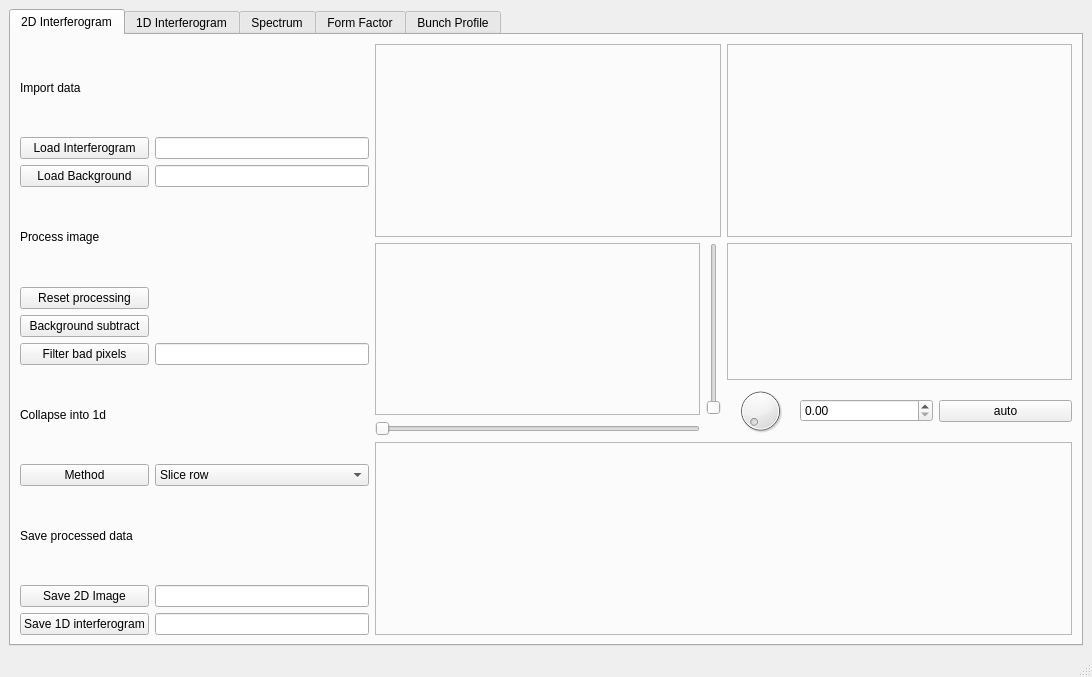
<?xml version="1.0" encoding="UTF-8"?>
<ui version="4.0">
 <class>MainWindow</class>
 <widget class="QMainWindow" name="MainWindow">
  <property name="geometry">
   <rect>
    <x>0</x>
    <y>0</y>
    <width>1092</width>
    <height>677</height>
   </rect>
  </property>
  <property name="windowTitle">
   <string>MainWindow</string>
  </property>
  <widget class="QWidget" name="centralwidget">
   <layout class="QGridLayout" name="gridLayout">
    <item row="0" column="0">
     <widget class="QTabWidget" name="tabs">
      <property name="autoFillBackground">
       <bool>false</bool>
      </property>
      <property name="currentIndex">
       <number>0</number>
      </property>
      <widget class="QWidget" name="tab_2d">
       <attribute name="title">
        <string>2D Interferogram</string>
       </attribute>
       <layout class="QHBoxLayout" name="horizontalLayout" stretch="1,2">
        <item>
         <layout class="QGridLayout" name="grid_2d_info">
          <item row="11" column="1">
           <widget class="QLineEdit" name="lineedit_2d_savefringes"/>
          </item>
          <item row="11" column="0">
           <widget class="QPushButton" name="button_2d_savefringes">
            <property name="text">
             <string>Save 1D interferogram</string>
            </property>
           </widget>
          </item>
          <item row="10" column="0">
           <widget class="QPushButton" name="button_2d_saveimage">
            <property name="text">
             <string>Save 2D Image</string>
            </property>
           </widget>
          </item>
          <item row="10" column="1">
           <widget class="QLineEdit" name="lineedit_2d_saveimage"/>
          </item>
          <item row="1" column="0">
           <widget class="QPushButton" name="button_2d_loadimage">
            <property name="text">
             <string>Load Interferogram</string>
            </property>
           </widget>
          </item>
          <item row="2" column="1">
           <widget class="QLineEdit" name="lineedit_2d_loadbg"/>
          </item>
          <item row="0" column="0" colspan="2">
           <widget class="QLabel" name="label_2d_load">
            <property name="text">
             <string>Import data</string>
            </property>
           </widget>
          </item>
          <item row="8" column="1">
           <widget class="QComboBox" name="combo_2d_average">
            <item>
             <property name="text">
              <string>Slice row</string>
             </property>
            </item>
            <item>
             <property name="text">
              <string>Slice column</string>
             </property>
            </item>
            <item>
             <property name="text">
              <string>Average rows</string>
             </property>
            </item>
            <item>
             <property name="text">
              <string>Average columns</string>
             </property>
            </item>
            <item>
             <property name="text">
              <string>Filter by angle (experimental)</string>
             </property>
            </item>
           </widget>
          </item>
          <item row="7" column="0" colspan="2">
           <widget class="QLabel" name="label_2d_progress">
            <property name="text">
             <string>Collapse into 1d</string>
            </property>
           </widget>
          </item>
          <item row="9" column="0" colspan="2">
           <widget class="QLabel" name="label_2d_save">
            <property name="text">
             <string>Save processed data</string>
            </property>
           </widget>
          </item>
          <item row="4" column="0">
           <widget class="QPushButton" name="button_2d_reset">
            <property name="text">
             <string>Reset processing</string>
            </property>
           </widget>
          </item>
          <item row="8" column="0">
           <widget class="QPushButton" name="button_2d_average">
            <property name="text">
             <string>Method</string>
            </property>
           </widget>
          </item>
          <item row="5" column="0">
           <widget class="QPushButton" name="button_2d_bgsub">
            <property name="text">
             <string>Background subtract</string>
            </property>
           </widget>
          </item>
          <item row="1" column="1">
           <widget class="QLineEdit" name="lineedit_2d_loadimage"/>
          </item>
          <item row="3" column="0" colspan="2">
           <widget class="QLabel" name="label_2d_process">
            <property name="text">
             <string>Process image</string>
            </property>
           </widget>
          </item>
          <item row="6" column="0">
           <widget class="QPushButton" name="button_2d_badfilter">
            <property name="text">
             <string>Filter bad pixels</string>
            </property>
           </widget>
          </item>
          <item row="2" column="0">
           <widget class="QPushButton" name="button_2d_loadbg">
            <property name="text">
             <string>Load Background</string>
            </property>
           </widget>
          </item>
          <item row="6" column="1">
           <widget class="QLineEdit" name="lineedit_2d_badfilter"/>
          </item>
         </layout>
        </item>
        <item>
         <layout class="QGridLayout" name="grid_2d_graphs" rowstretch="1,1,1">
          <item row="0" column="0">
           <widget class="QFrame" name="frame_2d_image">
            <property name="frameShape">
             <enum>QFrame::StyledPanel</enum>
            </property>
            <property name="frameShadow">
             <enum>QFrame::Raised</enum>
            </property>
           </widget>
          </item>
          <item row="0" column="1">
           <widget class="QFrame" name="frame_2d_bg">
            <property name="frameShape">
             <enum>QFrame::StyledPanel</enum>
            </property>
            <property name="frameShadow">
             <enum>QFrame::Raised</enum>
            </property>
           </widget>
          </item>
          <item row="1" column="0">
           <layout class="QGridLayout" name="grid_2d_processed">
            <item row="0" column="0">
             <widget class="QFrame" name="frame_2d_processed">
              <property name="frameShape">
               <enum>QFrame::StyledPanel</enum>
              </property>
              <property name="frameShadow">
               <enum>QFrame::Raised</enum>
              </property>
             </widget>
            </item>
            <item row="0" column="1">
             <widget class="QSlider" name="vslider_2d_processed">
              <property name="maximum">
               <number>999</number>
              </property>
              <property name="singleStep">
               <number>1</number>
              </property>
              <property name="pageStep">
               <number>10</number>
              </property>
              <property name="orientation">
               <enum>Qt::Vertical</enum>
              </property>
             </widget>
            </item>
            <item row="1" column="0">
             <widget class="QSlider" name="hslider_2d_processed">
              <property name="maximum">
               <number>999</number>
              </property>
              <property name="orientation">
               <enum>Qt::Horizontal</enum>
              </property>
             </widget>
            </item>
           </layout>
          </item>
          <item row="1" column="1">
           <layout class="QGridLayout" name="grid_2d_ft" rowstretch="2,1" columnstretch="1,2,2">
            <item row="1" column="0">
             <widget class="QDial" name="dial_2d_ft"/>
            </item>
            <item row="0" column="0" colspan="3">
             <widget class="QFrame" name="frame_2d_ft">
              <property name="frameShape">
               <enum>QFrame::StyledPanel</enum>
              </property>
              <property name="frameShadow">
               <enum>QFrame::Raised</enum>
              </property>
             </widget>
            </item>
            <item row="1" column="1">
             <widget class="QDoubleSpinBox" name="dspin_2d_ft"/>
            </item>
            <item row="1" column="2">
             <widget class="QPushButton" name="button_2d_ft">
              <property name="text">
               <string>auto</string>
              </property>
             </widget>
            </item>
           </layout>
          </item>
          <item row="2" column="0" colspan="2">
           <widget class="QFrame" name="frame_2d_fringes">
            <property name="frameShape">
             <enum>QFrame::StyledPanel</enum>
            </property>
            <property name="frameShadow">
             <enum>QFrame::Raised</enum>
            </property>
           </widget>
          </item>
         </layout>
        </item>
       </layout>
      </widget>
      <widget class="QWidget" name="tab_1d">
       <attribute name="title">
        <string>1D Interferogram</string>
       </attribute>
       <layout class="QHBoxLayout" name="horizontalLayout_2" stretch="1,2">
        <item>
         <layout class="QGridLayout" name="grid_1d_info">
          <item row="0" column="0" colspan="2">
           <widget class="QLabel" name="label_1d_load">
            <property name="text">
             <string>Import data</string>
            </property>
           </widget>
          </item>
          <item row="2" column="0">
           <widget class="QPushButton" name="button_1d_loadbg">
            <property name="text">
             <string>Load background</string>
            </property>
           </widget>
          </item>
          <item row="2" column="1">
           <widget class="QLineEdit" name="lineedit_1d_loadbg"/>
          </item>
          <item row="7" column="1">
           <widget class="QLineEdit" name="lineedit_1d_zeropad"/>
          </item>
          <item row="1" column="0">
           <widget class="QPushButton" name="button_1d_loadfringes">
            <property name="text">
             <string>Load interferogram</string>
            </property>
           </widget>
          </item>
          <item row="5" column="0">
           <widget class="QPushButton" name="button_1d_bgsub">
            <property name="text">
             <string>Background subtract</string>
            </property>
           </widget>
          </item>
          <item row="10" column="0">
           <widget class="QPushButton" name="button_1d_ft">
            <property name="text">
             <string>Fourier transform</string>
            </property>
           </widget>
          </item>
          <item row="13" column="1">
           <widget class="QLineEdit" name="lineedit_1d_savespec"/>
          </item>
          <item row="8" column="0">
           <widget class="QPushButton" name="button_1d_chirp">
            <property name="text">
             <string>Remove chirping</string>
            </property>
           </widget>
          </item>
          <item row="13" column="0">
           <widget class="QPushButton" name="button_1d_savespec">
            <property name="text">
             <string>Save spectrum</string>
            </property>
           </widget>
          </item>
          <item row="9" column="0" colspan="2">
           <widget class="QLabel" name="label_1d_progress">
            <property name="text">
             <string>Transform into spectrum</string>
            </property>
           </widget>
          </item>
          <item row="6" column="0">
           <widget class="QPushButton" name="button_1d_apodize">
            <property name="text">
             <string>Apodization</string>
            </property>
           </widget>
          </item>
          <item row="6" column="1">
           <widget class="QListWidget" name="list_1d_apodize">
            <property name="selectionMode">
             <enum>QAbstractItemView::ExtendedSelection</enum>
            </property>
            <item>
             <property name="text">
              <string>boxcar</string>
             </property>
            </item>
            <item>
             <property name="text">
              <string>crop</string>
             </property>
            </item>
            <item>
             <property name="text">
              <string>triangular</string>
             </property>
            </item>
            <item>
             <property name="text">
              <string>Happ-Genzel</string>
             </property>
            </item>
            <item>
             <property name="text">
              <string>Blackmann-Harris</string>
             </property>
            </item>
            <item>
             <property name="text">
              <string>forward ramp</string>
             </property>
            </item>
            <item>
             <property name="text">
              <string>backward ramp</string>
             </property>
            </item>
            <item>
             <property name="text">
              <string>high pass</string>
             </property>
            </item>
           </widget>
          </item>
          <item row="12" column="0">
           <widget class="QPushButton" name="button_1d_savefringes">
            <property name="text">
             <string>Save processed interferogram</string>
            </property>
           </widget>
          </item>
          <item row="3" column="0" colspan="2">
           <widget class="QLabel" name="label_1d_process">
            <property name="text">
             <string>Process Interferogram</string>
            </property>
           </widget>
          </item>
          <item row="1" column="1">
           <widget class="QLineEdit" name="lineedit_1d_loadfringes"/>
          </item>
          <item row="7" column="0">
           <widget class="QPushButton" name="button_1d_zeropad">
            <property name="text">
             <string>Zero padding</string>
            </property>
           </widget>
          </item>
          <item row="12" column="1">
           <widget class="QLineEdit" name="lineedit_1d_savefringes"/>
          </item>
          <item row="11" column="0" colspan="2">
           <widget class="QLabel" name="label_1d_save">
            <property name="text">
             <string>Save processed data</string>
            </property>
           </widget>
          </item>
          <item row="4" column="0">
           <widget class="QPushButton" name="button_1d_reset">
            <property name="text">
             <string>Reset processing</string>
            </property>
           </widget>
          </item>
         </layout>
        </item>
        <item>
         <layout class="QGridLayout" name="grid_1d_graphs">
          <item row="0" column="0">
           <widget class="QFrame" name="frame_1d_fringes">
            <property name="frameShape">
             <enum>QFrame::StyledPanel</enum>
            </property>
            <property name="frameShadow">
             <enum>QFrame::Raised</enum>
            </property>
           </widget>
          </item>
          <item row="0" column="1">
           <widget class="QFrame" name="frame_1d_bg">
            <property name="frameShape">
             <enum>QFrame::StyledPanel</enum>
            </property>
            <property name="frameShadow">
             <enum>QFrame::Raised</enum>
            </property>
           </widget>
          </item>
          <item row="1" column="0" colspan="2">
           <widget class="QFrame" name="frame_1d_processed">
            <property name="frameShape">
             <enum>QFrame::StyledPanel</enum>
            </property>
            <property name="frameShadow">
             <enum>QFrame::Raised</enum>
            </property>
           </widget>
          </item>
          <item row="2" column="0" colspan="2">
           <widget class="QFrame" name="frame_1d_spec">
            <property name="frameShape">
             <enum>QFrame::StyledPanel</enum>
            </property>
            <property name="frameShadow">
             <enum>QFrame::Raised</enum>
            </property>
           </widget>
          </item>
         </layout>
        </item>
       </layout>
      </widget>
      <widget class="QWidget" name="tab_spec">
       <attribute name="title">
        <string>Spectrum</string>
       </attribute>
       <layout class="QHBoxLayout" name="horizontalLayout_3" stretch="1,2">
        <item>
         <layout class="QGridLayout" name="grid_spec_info">
          <item row="1" column="1">
           <widget class="QLineEdit" name="lineedit_spec_loadspec"/>
          </item>
          <item row="2" column="1">
           <widget class="QLineEdit" name="lineedit_spec_loadqe"/>
          </item>
          <item row="8" column="0" colspan="2">
           <widget class="QLabel" name="label_spec_save">
            <property name="text">
             <string>Save processed data</string>
            </property>
           </widget>
          </item>
          <item row="10" column="1">
           <widget class="QLineEdit" name="lineedit_spec_saveff"/>
          </item>
          <item row="3" column="0" colspan="2">
           <widget class="QLabel" name="label_spec_process">
            <property name="text">
             <string>Process spectrum</string>
            </property>
           </widget>
          </item>
          <item row="7" column="0">
           <widget class="QPushButton" name="button_spec_model">
            <property name="text">
             <string>Model</string>
            </property>
           </widget>
          </item>
          <item row="10" column="0">
           <widget class="QPushButton" name="button_spec_saveff">
            <property name="text">
             <string>Save form factor</string>
            </property>
           </widget>
          </item>
          <item row="0" column="0" colspan="2">
           <widget class="QLabel" name="label_spec_load">
            <property name="text">
             <string>Import data</string>
            </property>
           </widget>
          </item>
          <item row="1" column="0">
           <widget class="QPushButton" name="button_spec_loadspec">
            <property name="text">
             <string>Load spectrum</string>
            </property>
           </widget>
          </item>
          <item row="9" column="0">
           <widget class="QPushButton" name="button_spec_savespec">
            <property name="text">
             <string>Save processed spectrum</string>
            </property>
           </widget>
          </item>
          <item row="9" column="1">
           <widget class="QLineEdit" name="lineedit_spec_savespec"/>
          </item>
          <item row="2" column="0">
           <widget class="QPushButton" name="button_spec_loadqe">
            <property name="text">
             <string>Load camera quantum efficiency</string>
            </property>
           </widget>
          </item>
          <item row="7" column="1">
           <widget class="QComboBox" name="combo_spec_model">
            <item>
             <property name="text">
              <string>Ginzberg-Frank</string>
             </property>
            </item>
           </widget>
          </item>
          <item row="5" column="0">
           <widget class="QPushButton" name="button_spec_normqe">
            <property name="text">
             <string>Normalise for camera quantum effciency</string>
            </property>
           </widget>
          </item>
          <item row="6" column="0" colspan="2">
           <widget class="QLabel" name="label_spec_progress">
            <property name="text">
             <string>Normalise into form factor</string>
            </property>
           </widget>
          </item>
          <item row="4" column="0">
           <widget class="QPushButton" name="button_spec_reset">
            <property name="text">
             <string>Reset processing</string>
            </property>
           </widget>
          </item>
         </layout>
        </item>
        <item>
         <layout class="QGridLayout" name="grid_spec_graphs">
          <item row="0" column="0">
           <widget class="QFrame" name="frame_spec_spec">
            <property name="frameShape">
             <enum>QFrame::StyledPanel</enum>
            </property>
            <property name="frameShadow">
             <enum>QFrame::Raised</enum>
            </property>
           </widget>
          </item>
          <item row="0" column="1">
           <widget class="QFrame" name="frame_spec_qe">
            <property name="frameShape">
             <enum>QFrame::StyledPanel</enum>
            </property>
            <property name="frameShadow">
             <enum>QFrame::Raised</enum>
            </property>
           </widget>
          </item>
          <item row="1" column="0" colspan="2">
           <widget class="QFrame" name="frame_spec_process">
            <property name="frameShape">
             <enum>QFrame::StyledPanel</enum>
            </property>
            <property name="frameShadow">
             <enum>QFrame::Raised</enum>
            </property>
           </widget>
          </item>
          <item row="2" column="0" colspan="2">
           <widget class="QFrame" name="frame_spec_ff">
            <property name="frameShape">
             <enum>QFrame::StyledPanel</enum>
            </property>
            <property name="frameShadow">
             <enum>QFrame::Raised</enum>
            </property>
           </widget>
          </item>
         </layout>
        </item>
       </layout>
      </widget>
      <widget class="QWidget" name="tab_ff">
       <attribute name="title">
        <string>Form Factor</string>
       </attribute>
       <layout class="QHBoxLayout" name="horizontalLayout_4" stretch="1,2">
        <item>
         <layout class="QGridLayout" name="grid_ff_info">
          <item row="11" column="0">
           <widget class="QPushButton" name="button_ff_savephase">
            <property name="text">
             <string>Save phase</string>
            </property>
           </widget>
          </item>
          <item row="10" column="0">
           <widget class="QPushButton" name="button_ff_saveff">
            <property name="text">
             <string>Save processed form factor</string>
            </property>
           </widget>
          </item>
          <item row="6" column="0">
           <widget class="QPushButton" name="button_ff_kk">
            <property name="text">
             <string>Phase retrival method</string>
            </property>
           </widget>
          </item>
          <item row="0" column="0" colspan="2">
           <widget class="QLabel" name="label_ff_load">
            <property name="text">
             <string>Import data</string>
            </property>
           </widget>
          </item>
          <item row="5" column="1">
           <widget class="QComboBox" name="combo_ff_extrap">
            <item>
             <property name="text">
              <string>nearest neighbour</string>
             </property>
            </item>
           </widget>
          </item>
          <item row="2" column="0" colspan="2">
           <widget class="QLabel" name="label_ff_process">
            <property name="text">
             <string>Process form factor</string>
            </property>
           </widget>
          </item>
          <item row="10" column="1">
           <widget class="QLineEdit" name="lineedit_ff_saveff"/>
          </item>
          <item row="1" column="0">
           <widget class="QPushButton" name="button_ff_loadff">
            <property name="text">
             <string>Load form factor</string>
            </property>
           </widget>
          </item>
          <item row="6" column="1">
           <widget class="QComboBox" name="combo_ff_kk">
            <item>
             <property name="text">
              <string>Kramers-Kronig</string>
             </property>
            </item>
           </widget>
          </item>
          <item row="4" column="0">
           <widget class="QPushButton" name="button_ff_interp">
            <property name="text">
             <string>Interpolation method</string>
            </property>
           </widget>
          </item>
          <item row="7" column="0" colspan="2">
           <widget class="QLabel" name="label_ff_progress">
            <property name="text">
             <string>Transform into bunch profile</string>
            </property>
           </widget>
          </item>
          <item row="8" column="0">
           <widget class="QPushButton" name="button_ff_ift">
            <property name="text">
             <string>Inverse Fourier Transform</string>
            </property>
           </widget>
          </item>
          <item row="9" column="0" colspan="2">
           <widget class="QLabel" name="label_ff_save">
            <property name="text">
             <string>Save data</string>
            </property>
           </widget>
          </item>
          <item row="5" column="0">
           <widget class="QPushButton" name="button_ff_extrap">
            <property name="text">
             <string>Extrapolation method</string>
            </property>
           </widget>
          </item>
          <item row="1" column="1">
           <widget class="QLineEdit" name="lineedit_ff_loadff"/>
          </item>
          <item row="12" column="0">
           <widget class="QPushButton" name="button_ff_savebunch">
            <property name="text">
             <string>Save bunch profile</string>
            </property>
           </widget>
          </item>
          <item row="11" column="1">
           <widget class="QLineEdit" name="lineedit_ff_savephase"/>
          </item>
          <item row="4" column="1">
           <widget class="QComboBox" name="combo_ff_interp">
            <item>
             <property name="text">
              <string>none</string>
             </property>
            </item>
            <item>
             <property name="text">
              <string>linear</string>
             </property>
            </item>
           </widget>
          </item>
          <item row="12" column="1">
           <widget class="QLineEdit" name="lineedit_ff_savebunch"/>
          </item>
          <item row="3" column="0">
           <widget class="QPushButton" name="button_ff_reset">
            <property name="text">
             <string>Reset processing</string>
            </property>
           </widget>
          </item>
         </layout>
        </item>
        <item>
         <layout class="QGridLayout" name="grid_ff_graphs">
          <item row="0" column="0" colspan="2">
           <widget class="QFrame" name="frame_ff_ff">
            <property name="frameShape">
             <enum>QFrame::StyledPanel</enum>
            </property>
            <property name="frameShadow">
             <enum>QFrame::Raised</enum>
            </property>
           </widget>
          </item>
          <item row="1" column="0">
           <widget class="QFrame" name="frame_ff_process">
            <property name="frameShape">
             <enum>QFrame::StyledPanel</enum>
            </property>
            <property name="frameShadow">
             <enum>QFrame::Raised</enum>
            </property>
           </widget>
          </item>
          <item row="1" column="1">
           <widget class="QFrame" name="frame_ff_phase">
            <property name="frameShape">
             <enum>QFrame::StyledPanel</enum>
            </property>
            <property name="frameShadow">
             <enum>QFrame::Raised</enum>
            </property>
           </widget>
          </item>
          <item row="2" column="0" colspan="2">
           <widget class="QFrame" name="frame_ff_bunch">
            <property name="frameShape">
             <enum>QFrame::StyledPanel</enum>
            </property>
            <property name="frameShadow">
             <enum>QFrame::Raised</enum>
            </property>
           </widget>
          </item>
         </layout>
        </item>
       </layout>
      </widget>
      <widget class="QWidget" name="tab_bunch">
       <attribute name="title">
        <string>Bunch Profile</string>
       </attribute>
       <layout class="QHBoxLayout" name="horizontalLayout_5" stretch="1,2">
        <item>
         <layout class="QGridLayout" name="grid_bunch_info">
          <item row="7" column="0">
           <widget class="QPushButton" name="button_bunch_savebunch">
            <property name="text">
             <string>Save processed bunch</string>
            </property>
           </widget>
          </item>
          <item row="6" column="1">
           <widget class="QLineEdit" name="lineedit_bunch_savephase"/>
          </item>
          <item row="1" column="1">
           <widget class="QLineEdit" name="lineedit_bunch_loadbunch"/>
          </item>
          <item row="0" column="0" colspan="2">
           <widget class="QLabel" name="label_bunch_load">
            <property name="text">
             <string>Import data</string>
            </property>
           </widget>
          </item>
          <item row="4" column="0">
           <widget class="QPushButton" name="button_bunch_reflect">
            <property name="text">
             <string>Reflect bunch</string>
            </property>
           </widget>
          </item>
          <item row="5" column="0" colspan="2">
           <widget class="QLabel" name="label_bunch_save">
            <property name="text">
             <string>Save processed data</string>
            </property>
           </widget>
          </item>
          <item row="1" column="0">
           <widget class="QPushButton" name="button_bunch_loadbunch">
            <property name="text">
             <string>Load bunch profile</string>
            </property>
           </widget>
          </item>
          <item row="7" column="1">
           <widget class="QLineEdit" name="lineedit_bunch_savebunch"/>
          </item>
          <item row="6" column="0">
           <widget class="QPushButton" name="button_bunch_savephase">
            <property name="text">
             <string>Save processed phase</string>
            </property>
           </widget>
          </item>
          <item row="2" column="0" colspan="2">
           <widget class="QLabel" name="label_bunch_process">
            <property name="text">
             <string>Process bunch profile</string>
            </property>
           </widget>
          </item>
          <item row="3" column="0">
           <widget class="QPushButton" name="button_bunch_reset">
            <property name="text">
             <string>Reset processing</string>
            </property>
           </widget>
          </item>
         </layout>
        </item>
        <item>
         <layout class="QGridLayout" name="grid_bunch_graphs">
          <item row="0" column="0" colspan="2">
           <widget class="QFrame" name="frame_bunch_bunch">
            <property name="frameShape">
             <enum>QFrame::StyledPanel</enum>
            </property>
            <property name="frameShadow">
             <enum>QFrame::Raised</enum>
            </property>
           </widget>
          </item>
          <item row="1" column="0">
           <widget class="QFrame" name="frame_bunch_ff">
            <property name="frameShape">
             <enum>QFrame::StyledPanel</enum>
            </property>
            <property name="frameShadow">
             <enum>QFrame::Raised</enum>
            </property>
           </widget>
          </item>
          <item row="1" column="1">
           <widget class="QFrame" name="frame_bunch_phase">
            <property name="frameShape">
             <enum>QFrame::StyledPanel</enum>
            </property>
            <property name="frameShadow">
             <enum>QFrame::Raised</enum>
            </property>
           </widget>
          </item>
          <item row="2" column="0" colspan="2">
           <layout class="QGridLayout" name="grid_bunch_process">
            <item row="0" column="0">
             <widget class="QFrame" name="frame_bunch_process">
              <property name="frameShape">
               <enum>QFrame::StyledPanel</enum>
              </property>
              <property name="frameShadow">
               <enum>QFrame::Raised</enum>
              </property>
             </widget>
            </item>
            <item row="1" column="0">
             <widget class="QSlider" name="hslider_bunch_process">
              <property name="orientation">
               <enum>Qt::Horizontal</enum>
              </property>
             </widget>
            </item>
           </layout>
          </item>
         </layout>
        </item>
       </layout>
      </widget>
     </widget>
    </item>
   </layout>
  </widget>
  <widget class="QStatusBar" name="statusbar"/>
  <action name="actionOpen">
   <property name="text">
    <string>Open</string>
   </property>
  </action>
  <action name="actionSave">
   <property name="text">
    <string>Save as</string>
   </property>
  </action>
  <action name="actionContinue">
   <property name="text">
    <string>Continue</string>
   </property>
  </action>
  <action name="actionBack">
   <property name="text">
    <string>Back</string>
   </property>
  </action>
 </widget>
 <resources/>
 <connections/>
</ui>
